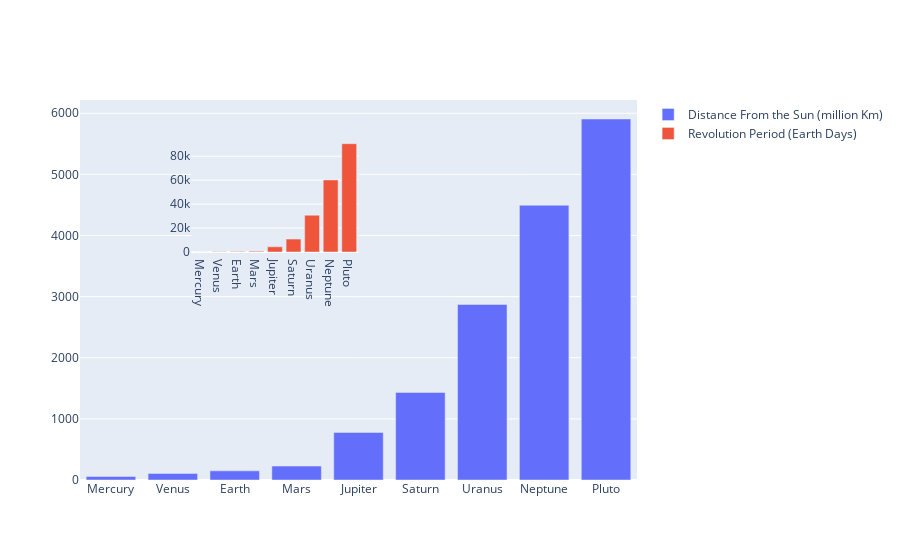

Source (notebook cell):
### Code cell
fig=go.Figure(data=data, 
             layout=layout)
offline.iplot(fig)

### Figure 1 — Plotly figure (JSON) as saved in the notebook; plotly's stock layout.template omitted (floating-point values rounded to 4 significant figures)
{"data": [{"name": "Distance From the Sun (million Km)", "type": "bar", "x": ["Mercury", "Venus", "Earth", "Mars", "Jupiter", "Saturn", "Uranus", "Neptune", "Pluto"], "y": [57.9, 108.2, 149.6, 227.9, 778.6, 1434.0, 2872.0, 4495.0, 5906.0]}, {"name": "Revolution Period (Earth Days)", "type": "bar", "x": ["Mercury", "Venus", "Earth", "Mars", "Jupiter", "Saturn", "Uranus", "Neptune", "Pluto"], "xaxis": "x2", "y": [87.96, 224.7, 365.3, 687.0, 4333.0, 10760.0, 30710.0, 60200.0, 90470.0], "yaxis": "y2"}], "layout": {"xaxis2": {"anchor": "y2", "domain": [0.2, 0.5]}, "yaxis2": {"anchor": "x2", "domain": [0.6, 0.9]}}}
